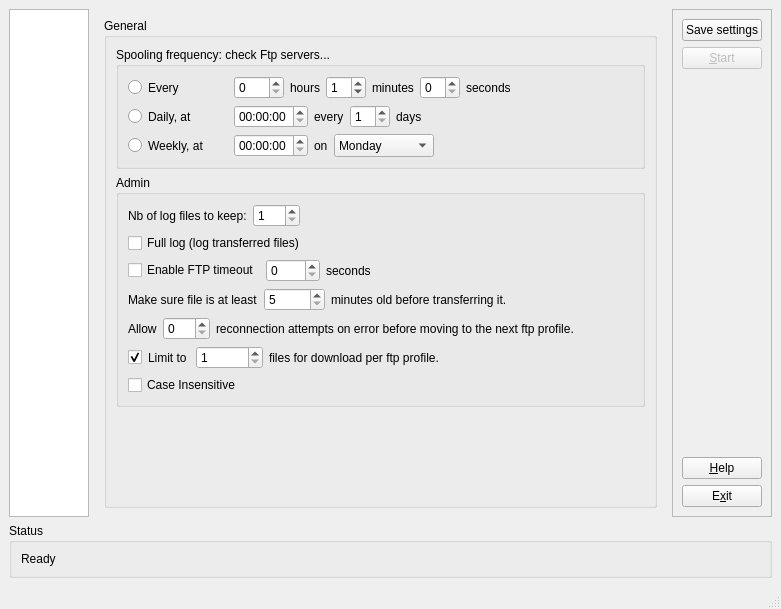
<?xml version="1.0" encoding="UTF-8"?>
<ui version="4.0">
 <class>CGexFtpMainWindowBase</class>
 <widget class="QMainWindow" name="CGexFtpMainWindowBase">
  <property name="geometry">
   <rect>
    <x>0</x>
    <y>0</y>
    <width>753</width>
    <height>609</height>
   </rect>
  </property>
  <property name="mouseTracking">
   <bool>false</bool>
  </property>
  <property name="windowTitle">
   <string>Gex Ftp client</string>
  </property>
  <property name="windowIcon">
   <iconset resource="gex_ftp.qrc">
    <normaloff>:/gex-ftp/images/resources/galaxy_icon.png</normaloff>:/gex-ftp/images/resources/galaxy_icon.png</iconset>
  </property>
  <widget class="QWidget" name="centralwidget">
   <layout class="QGridLayout" name="gridLayout_10">
    <item row="0" column="0">
     <widget class="QListWidget" name="listWidgetMainSelection">
      <property name="sizePolicy">
       <sizepolicy hsizetype="Fixed" vsizetype="Expanding">
        <horstretch>0</horstretch>
        <verstretch>0</verstretch>
       </sizepolicy>
      </property>
      <property name="minimumSize">
       <size>
        <width>80</width>
        <height>0</height>
       </size>
      </property>
      <property name="maximumSize">
       <size>
        <width>80</width>
        <height>16777215</height>
       </size>
      </property>
      <property name="layoutDirection">
       <enum>Qt::LeftToRight</enum>
      </property>
      <property name="showDropIndicator" stdset="0">
       <bool>false</bool>
      </property>
      <property name="dragDropMode">
       <enum>QAbstractItemView::NoDragDrop</enum>
      </property>
      <property name="textElideMode">
       <enum>Qt::ElideRight</enum>
      </property>
      <property name="movement">
       <enum>QListView::Static</enum>
      </property>
      <property name="flow">
       <enum>QListView::LeftToRight</enum>
      </property>
      <property name="isWrapping" stdset="0">
       <bool>true</bool>
      </property>
      <property name="spacing">
       <number>6</number>
      </property>
      <property name="gridSize">
       <size>
        <width>75</width>
        <height>50</height>
       </size>
      </property>
      <property name="viewMode">
       <enum>QListView::IconMode</enum>
      </property>
      <property name="uniformItemSizes">
       <bool>false</bool>
      </property>
      <property name="wordWrap">
       <bool>false</bool>
      </property>
     </widget>
    </item>
    <item row="0" column="1">
     <widget class="QStackedWidget" name="stackedWidget">
      <property name="currentIndex">
       <number>0</number>
      </property>
      <widget class="QWidget" name="pageGeneral">
       <layout class="QGridLayout" name="gridLayout_4">
        <item row="0" column="0">
         <widget class="QGroupBox" name="groupBoxGeneral">
          <property name="title">
           <string>General</string>
          </property>
          <layout class="QGridLayout" name="gridLayout_2">
           <item row="0" column="0">
            <widget class="QGroupBox" name="groupBoxTaskFrequency">
             <property name="title">
              <string>Spooling frequency: check Ftp servers...</string>
             </property>
             <layout class="QGridLayout" name="gridLayout">
              <item row="0" column="0">
               <layout class="QHBoxLayout" name="_3">
                <item>
                 <widget class="QRadioButton" name="radioButtonEvery">
                  <property name="sizePolicy">
                   <sizepolicy hsizetype="Fixed" vsizetype="Fixed">
                    <horstretch>0</horstretch>
                    <verstretch>0</verstretch>
                   </sizepolicy>
                  </property>
                  <property name="minimumSize">
                   <size>
                    <width>100</width>
                    <height>0</height>
                   </size>
                  </property>
                  <property name="maximumSize">
                   <size>
                    <width>100</width>
                    <height>32767</height>
                   </size>
                  </property>
                  <property name="text">
                   <string>Every</string>
                  </property>
                 </widget>
                </item>
                <item>
                 <widget class="QSpinBox" name="spinBoxHours">
                  <property name="sizePolicy">
                   <sizepolicy hsizetype="Fixed" vsizetype="Fixed">
                    <horstretch>0</horstretch>
                    <verstretch>0</verstretch>
                   </sizepolicy>
                  </property>
                  <property name="minimumSize">
                   <size>
                    <width>50</width>
                    <height>0</height>
                   </size>
                  </property>
                  <property name="maximumSize">
                   <size>
                    <width>50</width>
                    <height>32767</height>
                   </size>
                  </property>
                  <property name="maximum">
                   <number>9999</number>
                  </property>
                 </widget>
                </item>
                <item>
                 <widget class="QLabel" name="labelHours">
                  <property name="sizePolicy">
                   <sizepolicy hsizetype="Minimum" vsizetype="Preferred">
                    <horstretch>0</horstretch>
                    <verstretch>0</verstretch>
                   </sizepolicy>
                  </property>
                  <property name="text">
                   <string>hours</string>
                  </property>
                  <property name="wordWrap">
                   <bool>false</bool>
                  </property>
                 </widget>
                </item>
                <item>
                 <widget class="QSpinBox" name="spinBoxMinutes">
                  <property name="sizePolicy">
                   <sizepolicy hsizetype="Fixed" vsizetype="Fixed">
                    <horstretch>0</horstretch>
                    <verstretch>0</verstretch>
                   </sizepolicy>
                  </property>
                  <property name="minimumSize">
                   <size>
                    <width>40</width>
                    <height>0</height>
                   </size>
                  </property>
                  <property name="maximumSize">
                   <size>
                    <width>40</width>
                    <height>32767</height>
                   </size>
                  </property>
                  <property name="toolTip">
                   <string>Enter spooling interval</string>
                  </property>
                  <property name="whatsThis">
                   <string>Enter the spooling interval to be used.&lt;br&gt;

It is the frequency at which the application&lt;br&gt;

will check for mail files to send.</string>
                  </property>
                  <property name="minimum">
                   <number>0</number>
                  </property>
                  <property name="maximum">
                   <number>59</number>
                  </property>
                  <property name="value">
                   <number>1</number>
                  </property>
                 </widget>
                </item>
                <item>
                 <widget class="QLabel" name="labelMinutes">
                  <property name="sizePolicy">
                   <sizepolicy hsizetype="Minimum" vsizetype="Preferred">
                    <horstretch>0</horstretch>
                    <verstretch>0</verstretch>
                   </sizepolicy>
                  </property>
                  <property name="text">
                   <string>minutes</string>
                  </property>
                  <property name="wordWrap">
                   <bool>false</bool>
                  </property>
                 </widget>
                </item>
                <item>
                 <widget class="QSpinBox" name="spinBoxSeconds">
                  <property name="sizePolicy">
                   <sizepolicy hsizetype="Fixed" vsizetype="Fixed">
                    <horstretch>0</horstretch>
                    <verstretch>0</verstretch>
                   </sizepolicy>
                  </property>
                  <property name="minimumSize">
                   <size>
                    <width>40</width>
                    <height>0</height>
                   </size>
                  </property>
                  <property name="maximumSize">
                   <size>
                    <width>40</width>
                    <height>32767</height>
                   </size>
                  </property>
                  <property name="maximum">
                   <number>59</number>
                  </property>
                 </widget>
                </item>
                <item>
                 <widget class="QLabel" name="labelSeconds">
                  <property name="sizePolicy">
                   <sizepolicy hsizetype="Minimum" vsizetype="Preferred">
                    <horstretch>0</horstretch>
                    <verstretch>0</verstretch>
                   </sizepolicy>
                  </property>
                  <property name="text">
                   <string>seconds</string>
                  </property>
                  <property name="wordWrap">
                   <bool>false</bool>
                  </property>
                 </widget>
                </item>
                <item>
                 <spacer name="spacer3">
                  <property name="orientation">
                   <enum>Qt::Horizontal</enum>
                  </property>
                  <property name="sizeType">
                   <enum>QSizePolicy::Expanding</enum>
                  </property>
                  <property name="sizeHint" stdset="0">
                   <size>
                    <width>65</width>
                    <height>16</height>
                   </size>
                  </property>
                 </spacer>
                </item>
               </layout>
              </item>
              <item row="1" column="0">
               <layout class="QHBoxLayout">
                <item>
                 <widget class="QRadioButton" name="radioButtonDaily">
                  <property name="sizePolicy">
                   <sizepolicy hsizetype="Fixed" vsizetype="Fixed">
                    <horstretch>0</horstretch>
                    <verstretch>0</verstretch>
                   </sizepolicy>
                  </property>
                  <property name="minimumSize">
                   <size>
                    <width>100</width>
                    <height>0</height>
                   </size>
                  </property>
                  <property name="maximumSize">
                   <size>
                    <width>100</width>
                    <height>32767</height>
                   </size>
                  </property>
                  <property name="text">
                   <string>Daily, at</string>
                  </property>
                 </widget>
                </item>
                <item>
                 <widget class="QTimeEdit" name="timeEditDaily"/>
                </item>
                <item>
                 <widget class="QLabel" name="labelEveryDays">
                  <property name="sizePolicy">
                   <sizepolicy hsizetype="Minimum" vsizetype="Preferred">
                    <horstretch>0</horstretch>
                    <verstretch>0</verstretch>
                   </sizepolicy>
                  </property>
                  <property name="text">
                   <string>every</string>
                  </property>
                  <property name="wordWrap">
                   <bool>false</bool>
                  </property>
                 </widget>
                </item>
                <item>
                 <widget class="QSpinBox" name="spinBoxDays">
                  <property name="sizePolicy">
                   <sizepolicy hsizetype="Fixed" vsizetype="Fixed">
                    <horstretch>0</horstretch>
                    <verstretch>0</verstretch>
                   </sizepolicy>
                  </property>
                  <property name="minimumSize">
                   <size>
                    <width>40</width>
                    <height>0</height>
                   </size>
                  </property>
                  <property name="maximumSize">
                   <size>
                    <width>40</width>
                    <height>32767</height>
                   </size>
                  </property>
                  <property name="minimum">
                   <number>1</number>
                  </property>
                  <property name="maximum">
                   <number>999</number>
                  </property>
                  <property name="value">
                   <number>1</number>
                  </property>
                 </widget>
                </item>
                <item>
                 <widget class="QLabel" name="labelDays">
                  <property name="sizePolicy">
                   <sizepolicy hsizetype="Minimum" vsizetype="Preferred">
                    <horstretch>0</horstretch>
                    <verstretch>0</verstretch>
                   </sizepolicy>
                  </property>
                  <property name="text">
                   <string>days</string>
                  </property>
                  <property name="wordWrap">
                   <bool>false</bool>
                  </property>
                 </widget>
                </item>
                <item>
                 <spacer name="spacer4">
                  <property name="orientation">
                   <enum>Qt::Horizontal</enum>
                  </property>
                  <property name="sizeType">
                   <enum>QSizePolicy::Expanding</enum>
                  </property>
                  <property name="sizeHint" stdset="0">
                   <size>
                    <width>115</width>
                    <height>16</height>
                   </size>
                  </property>
                 </spacer>
                </item>
               </layout>
              </item>
              <item row="2" column="0">
               <layout class="QHBoxLayout" name="_2">
                <item>
                 <widget class="QRadioButton" name="radioButtonWeekly">
                  <property name="sizePolicy">
                   <sizepolicy hsizetype="Fixed" vsizetype="Fixed">
                    <horstretch>0</horstretch>
                    <verstretch>0</verstretch>
                   </sizepolicy>
                  </property>
                  <property name="minimumSize">
                   <size>
                    <width>100</width>
                    <height>0</height>
                   </size>
                  </property>
                  <property name="maximumSize">
                   <size>
                    <width>100</width>
                    <height>32767</height>
                   </size>
                  </property>
                  <property name="text">
                   <string>Weekly, at</string>
                  </property>
                 </widget>
                </item>
                <item>
                 <widget class="QTimeEdit" name="timeEditWeekly"/>
                </item>
                <item>
                 <widget class="QLabel" name="labelOn">
                  <property name="sizePolicy">
                   <sizepolicy hsizetype="Minimum" vsizetype="Preferred">
                    <horstretch>0</horstretch>
                    <verstretch>0</verstretch>
                   </sizepolicy>
                  </property>
                  <property name="text">
                   <string>on</string>
                  </property>
                  <property name="wordWrap">
                   <bool>false</bool>
                  </property>
                 </widget>
                </item>
                <item>
                 <widget class="QComboBox" name="comboWeekdays">
                  <property name="sizePolicy">
                   <sizepolicy hsizetype="Fixed" vsizetype="Fixed">
                    <horstretch>0</horstretch>
                    <verstretch>0</verstretch>
                   </sizepolicy>
                  </property>
                  <property name="minimumSize">
                   <size>
                    <width>100</width>
                    <height>0</height>
                   </size>
                  </property>
                  <property name="maximumSize">
                   <size>
                    <width>100</width>
                    <height>32767</height>
                   </size>
                  </property>
                  <property name="duplicatesEnabled">
                   <bool>false</bool>
                  </property>
                  <item>
                   <property name="text">
                    <string>Monday</string>
                   </property>
                  </item>
                  <item>
                   <property name="text">
                    <string>Tuesday</string>
                   </property>
                  </item>
                  <item>
                   <property name="text">
                    <string>Wednesday</string>
                   </property>
                  </item>
                  <item>
                   <property name="text">
                    <string>Thursday</string>
                   </property>
                  </item>
                  <item>
                   <property name="text">
                    <string>Friday</string>
                   </property>
                  </item>
                  <item>
                   <property name="text">
                    <string>Saturday</string>
                   </property>
                  </item>
                  <item>
                   <property name="text">
                    <string>Sunday</string>
                   </property>
                  </item>
                 </widget>
                </item>
                <item>
                 <spacer name="spacer5">
                  <property name="orientation">
                   <enum>Qt::Horizontal</enum>
                  </property>
                  <property name="sizeType">
                   <enum>QSizePolicy::Expanding</enum>
                  </property>
                  <property name="sizeHint" stdset="0">
                   <size>
                    <width>105</width>
                    <height>16</height>
                   </size>
                  </property>
                 </spacer>
                </item>
               </layout>
              </item>
             </layout>
            </widget>
           </item>
           <item row="1" column="0">
            <widget class="QGroupBox" name="groupBoxAdmin">
             <property name="title">
              <string>Admin</string>
             </property>
             <layout class="QVBoxLayout" name="verticalLayout_4">
              <item>
               <layout class="QHBoxLayout" name="_4">
                <item>
                 <widget class="QLabel" name="labelNbLogFiles">
                  <property name="text">
                   <string>Nb of log files to keep:</string>
                  </property>
                  <property name="wordWrap">
                   <bool>false</bool>
                  </property>
                 </widget>
                </item>
                <item>
                 <widget class="QSpinBox" name="spinDaysToKeepLogFiles">
                  <property name="minimum">
                   <number>1</number>
                  </property>
                  <property name="maximum">
                   <number>999</number>
                  </property>
                 </widget>
                </item>
                <item>
                 <spacer name="spacer14_2">
                  <property name="orientation">
                   <enum>Qt::Horizontal</enum>
                  </property>
                  <property name="sizeType">
                   <enum>QSizePolicy::Expanding</enum>
                  </property>
                  <property name="sizeHint" stdset="0">
                   <size>
                    <width>141</width>
                    <height>20</height>
                   </size>
                  </property>
                 </spacer>
                </item>
               </layout>
              </item>
              <item>
               <widget class="QCheckBox" name="checkBoxFullLog">
                <property name="text">
                 <string>Full log (log transferred files)</string>
                </property>
               </widget>
              </item>
              <item>
               <layout class="QHBoxLayout" name="_5">
                <item>
                 <widget class="QCheckBox" name="checkBoxEnableFtpTimeout">
                  <property name="text">
                   <string>Enable FTP timeout</string>
                  </property>
                 </widget>
                </item>
                <item>
                 <widget class="QSpinBox" name="spinBoxFtpTimeoutSeconds">
                  <property name="maximum">
                   <number>3600</number>
                  </property>
                 </widget>
                </item>
                <item>
                 <widget class="QLabel" name="labelFtpTimeoutSeconds">
                  <property name="text">
                   <string>seconds</string>
                  </property>
                  <property name="wordWrap">
                   <bool>false</bool>
                  </property>
                 </widget>
                </item>
                <item>
                 <spacer name="spacer24">
                  <property name="orientation">
                   <enum>Qt::Horizontal</enum>
                  </property>
                  <property name="sizeType">
                   <enum>QSizePolicy::Expanding</enum>
                  </property>
                  <property name="sizeHint" stdset="0">
                   <size>
                    <width>89</width>
                    <height>6</height>
                   </size>
                  </property>
                 </spacer>
                </item>
               </layout>
              </item>
              <item>
               <layout class="QHBoxLayout" name="horizontalLayout">
                <item>
                 <widget class="QLabel" name="labelFileAge_1">
                  <property name="text">
                   <string>Make sure file is at least</string>
                  </property>
                 </widget>
                </item>
                <item>
                 <widget class="QSpinBox" name="spinBoxFileAgeBeforeTransfer_Min">
                  <property name="minimum">
                   <number>5</number>
                  </property>
                  <property name="maximum">
                   <number>86400</number>
                  </property>
                 </widget>
                </item>
                <item>
                 <widget class="QLabel" name="labelFileAge_2">
                  <property name="text">
                   <string>minutes old before transferring it.</string>
                  </property>
                 </widget>
                </item>
                <item>
                 <spacer name="horizontalSpacer">
                  <property name="orientation">
                   <enum>Qt::Horizontal</enum>
                  </property>
                  <property name="sizeHint" stdset="0">
                   <size>
                    <width>40</width>
                    <height>20</height>
                   </size>
                  </property>
                 </spacer>
                </item>
               </layout>
              </item>
              <item>
               <layout class="QHBoxLayout" name="horizontalLayout_2">
                <item>
                 <widget class="QLabel" name="label_2">
                  <property name="maximumSize">
                   <size>
                    <width>16777215</width>
                    <height>16777215</height>
                   </size>
                  </property>
                  <property name="text">
                   <string>Allow</string>
                  </property>
                 </widget>
                </item>
                <item>
                 <widget class="QSpinBox" name="spinBoxMaxReconnectionAttempts">
                  <property name="maximum">
                   <number>999</number>
                  </property>
                 </widget>
                </item>
                <item>
                 <widget class="QLabel" name="label">
                  <property name="text">
                   <string>reconnection attempts on error before moving to the next ftp profile.</string>
                  </property>
                 </widget>
                </item>
                <item>
                 <spacer name="horizontalSpacer_2">
                  <property name="orientation">
                   <enum>Qt::Horizontal</enum>
                  </property>
                  <property name="sizeHint" stdset="0">
                   <size>
                    <width>40</width>
                    <height>20</height>
                   </size>
                  </property>
                 </spacer>
                </item>
               </layout>
              </item>
              <item>
               <layout class="QHBoxLayout" name="horizontalLayout_3">
                <item>
                 <widget class="QCheckBox" name="checkBoxEnableMaxFilePerProfile">
                  <property name="text">
                   <string/>
                  </property>
                  <property name="checked">
                   <bool>true</bool>
                  </property>
                 </widget>
                </item>
                <item>
                 <widget class="QLabel" name="label_3">
                  <property name="text">
                   <string>Limit to </string>
                  </property>
                 </widget>
                </item>
                <item>
                 <widget class="QSpinBox" name="spinBoxMaxFilePerProfile">
                  <property name="minimum">
                   <number>1</number>
                  </property>
                  <property name="maximum">
                   <number>999999</number>
                  </property>
                 </widget>
                </item>
                <item>
                 <widget class="QLabel" name="label_4">
                  <property name="text">
                   <string>files for download per ftp profile.</string>
                  </property>
                 </widget>
                </item>
                <item>
                 <spacer name="horizontalSpacer_3">
                  <property name="orientation">
                   <enum>Qt::Horizontal</enum>
                  </property>
                  <property name="sizeHint" stdset="0">
                   <size>
                    <width>40</width>
                    <height>20</height>
                   </size>
                  </property>
                 </spacer>
                </item>
               </layout>
              </item>
              <item>
               <widget class="QCheckBox" name="m_poCBCaseInsensitive">
                <property name="text">
                 <string>Case Insensitive</string>
                </property>
               </widget>
              </item>
             </layout>
            </widget>
           </item>
           <item row="2" column="0">
            <spacer name="verticalSpacer">
             <property name="orientation">
              <enum>Qt::Vertical</enum>
             </property>
             <property name="sizeHint" stdset="0">
              <size>
               <width>20</width>
               <height>199</height>
              </size>
             </property>
            </spacer>
           </item>
          </layout>
         </widget>
        </item>
       </layout>
      </widget>
      <widget class="QWidget" name="pageLog">
       <layout class="QGridLayout" name="gridLayout_5">
        <item row="0" column="0">
         <widget class="QGroupBox" name="groupBoxLog">
          <property name="title">
           <string>Log</string>
          </property>
          <layout class="QVBoxLayout" name="verticalLayout_2">
           <item>
            <widget class="QTreeWidget" name="treeWidgetLog">
             <column>
              <property name="text">
               <string>1</string>
              </property>
             </column>
            </widget>
           </item>
           <item>
            <layout class="QHBoxLayout" name="_6">
             <item>
              <widget class="QPushButton" name="buttonClearLog">
               <property name="text">
                <string>Clear</string>
               </property>
              </widget>
             </item>
             <item>
              <spacer name="spacer15">
               <property name="orientation">
                <enum>Qt::Horizontal</enum>
               </property>
               <property name="sizeType">
                <enum>QSizePolicy::Expanding</enum>
               </property>
               <property name="sizeHint" stdset="0">
                <size>
                 <width>371</width>
                 <height>10</height>
                </size>
               </property>
              </spacer>
             </item>
            </layout>
           </item>
          </layout>
         </widget>
        </item>
       </layout>
      </widget>
      <widget class="QWidget" name="pageHelp">
       <layout class="QGridLayout" name="gridLayout_11">
        <item row="0" column="0">
         <widget class="QGroupBox" name="groupBoxHelp">
          <property name="title">
           <string>Help</string>
          </property>
          <layout class="QGridLayout" name="gridLayout_6">
           <item row="0" column="0">
            <widget class="QTextBrowser" name="textBrowserHelp"/>
           </item>
          </layout>
         </widget>
        </item>
       </layout>
      </widget>
      <widget class="QWidget" name="pageMaintenance">
       <layout class="QGridLayout" name="gridLayout_8">
        <item row="0" column="0">
         <widget class="QGroupBox" name="groupBoxMaintenance">
          <property name="title">
           <string>Maintenance</string>
          </property>
          <layout class="QGridLayout" name="gridLayout_7">
           <item row="0" column="0">
            <layout class="QVBoxLayout" name="verticalLayout_3">
             <item>
              <spacer name="spacer14">
               <property name="orientation">
                <enum>Qt::Vertical</enum>
               </property>
               <property name="sizeType">
                <enum>QSizePolicy::Expanding</enum>
               </property>
               <property name="sizeHint" stdset="0">
                <size>
                 <width>20</width>
                 <height>198</height>
                </size>
               </property>
              </spacer>
             </item>
             <item>
              <widget class="QLabel" name="textLabel2">
               <property name="text">
                <string>&lt;p align=&quot;center&quot;&gt;&lt;b&gt;&lt;font color=&quot;#ff0000&quot; size=&quot;+4&quot;&gt;Service currently under maintenance!!&lt;/font&gt;&lt;/b&gt;&lt;/p&gt;</string>
               </property>
               <property name="wordWrap">
                <bool>false</bool>
               </property>
              </widget>
             </item>
             <item>
              <spacer name="spacer15_2">
               <property name="orientation">
                <enum>Qt::Vertical</enum>
               </property>
               <property name="sizeType">
                <enum>QSizePolicy::Expanding</enum>
               </property>
               <property name="sizeHint" stdset="0">
                <size>
                 <width>20</width>
                 <height>198</height>
                </size>
               </property>
              </spacer>
             </item>
            </layout>
           </item>
          </layout>
         </widget>
        </item>
       </layout>
      </widget>
     </widget>
    </item>
    <item row="1" column="0" colspan="3">
     <widget class="QGroupBox" name="groupBoxStatus">
      <property name="title">
       <string>Status</string>
      </property>
      <layout class="QGridLayout" name="gridLayout_9">
       <item row="0" column="0">
        <widget class="QLabel" name="labelStatus">
         <property name="text">
          <string>Ready</string>
         </property>
         <property name="wordWrap">
          <bool>false</bool>
         </property>
        </widget>
       </item>
      </layout>
     </widget>
    </item>
    <item row="0" column="2">
     <widget class="QFrame" name="frameButtons">
      <property name="sizePolicy">
       <sizepolicy hsizetype="Minimum" vsizetype="Preferred">
        <horstretch>0</horstretch>
        <verstretch>0</verstretch>
       </sizepolicy>
      </property>
      <property name="frameShape">
       <enum>QFrame::StyledPanel</enum>
      </property>
      <property name="frameShadow">
       <enum>QFrame::Sunken</enum>
      </property>
      <layout class="QVBoxLayout" name="verticalLayout">
       <item>
        <widget class="QPushButton" name="buttonSave">
         <property name="sizePolicy">
          <sizepolicy hsizetype="Minimum" vsizetype="Minimum">
           <horstretch>0</horstretch>
           <verstretch>0</verstretch>
          </sizepolicy>
         </property>
         <property name="toolTip">
          <string>Save settings to disk</string>
         </property>
         <property name="text">
          <string>Save settings</string>
         </property>
         <property name="shortcut">
          <string/>
         </property>
        </widget>
       </item>
       <item>
        <widget class="QPushButton" name="buttonStartStop">
         <property name="enabled">
          <bool>false</bool>
         </property>
         <property name="sizePolicy">
          <sizepolicy hsizetype="Minimum" vsizetype="Minimum">
           <horstretch>0</horstretch>
           <verstretch>0</verstretch>
          </sizepolicy>
         </property>
         <property name="toolTip">
          <string>Start/Stop periodic ftp server check</string>
         </property>
         <property name="text">
          <string>&amp;Start</string>
         </property>
         <property name="shortcut">
          <string>Alt+S</string>
         </property>
        </widget>
       </item>
       <item>
        <spacer name="spacer8">
         <property name="orientation">
          <enum>Qt::Vertical</enum>
         </property>
         <property name="sizeType">
          <enum>QSizePolicy::Expanding</enum>
         </property>
         <property name="sizeHint" stdset="0">
          <size>
           <width>20</width>
           <height>362</height>
          </size>
         </property>
        </spacer>
       </item>
       <item>
        <widget class="QPushButton" name="buttonHelp">
         <property name="sizePolicy">
          <sizepolicy hsizetype="Minimum" vsizetype="Minimum">
           <horstretch>0</horstretch>
           <verstretch>0</verstretch>
          </sizepolicy>
         </property>
         <property name="toolTip">
          <string>Display help page</string>
         </property>
         <property name="text">
          <string>&amp;Help</string>
         </property>
         <property name="shortcut">
          <string>F1</string>
         </property>
         <property name="autoDefault">
          <bool>true</bool>
         </property>
        </widget>
       </item>
       <item>
        <widget class="QPushButton" name="buttonExit">
         <property name="sizePolicy">
          <sizepolicy hsizetype="Minimum" vsizetype="Minimum">
           <horstretch>0</horstretch>
           <verstretch>0</verstretch>
          </sizepolicy>
         </property>
         <property name="toolTip">
          <string>Close application</string>
         </property>
         <property name="text">
          <string>E&amp;xit</string>
         </property>
         <property name="shortcut">
          <string>Alt+X</string>
         </property>
         <property name="autoDefault">
          <bool>true</bool>
         </property>
         <property name="default">
          <bool>false</bool>
         </property>
        </widget>
       </item>
      </layout>
     </widget>
    </item>
   </layout>
  </widget>
  <widget class="QStatusBar" name="statusBar"/>
 </widget>
 <tabstops>
  <tabstop>listWidgetMainSelection</tabstop>
  <tabstop>radioButtonEvery</tabstop>
  <tabstop>spinBoxHours</tabstop>
  <tabstop>spinBoxMinutes</tabstop>
  <tabstop>spinBoxSeconds</tabstop>
  <tabstop>radioButtonDaily</tabstop>
  <tabstop>timeEditDaily</tabstop>
  <tabstop>spinBoxDays</tabstop>
  <tabstop>radioButtonWeekly</tabstop>
  <tabstop>timeEditWeekly</tabstop>
  <tabstop>comboWeekdays</tabstop>
  <tabstop>spinDaysToKeepLogFiles</tabstop>
  <tabstop>checkBoxFullLog</tabstop>
  <tabstop>checkBoxEnableFtpTimeout</tabstop>
  <tabstop>spinBoxFtpTimeoutSeconds</tabstop>
  <tabstop>buttonSave</tabstop>
  <tabstop>buttonStartStop</tabstop>
  <tabstop>buttonHelp</tabstop>
  <tabstop>buttonExit</tabstop>
  <tabstop>treeWidgetLog</tabstop>
  <tabstop>buttonClearLog</tabstop>
  <tabstop>textBrowserHelp</tabstop>
 </tabstops>
 <resources>
  <include location="gex_ftp.qrc"/>
 </resources>
 <connections/>
</ui>
